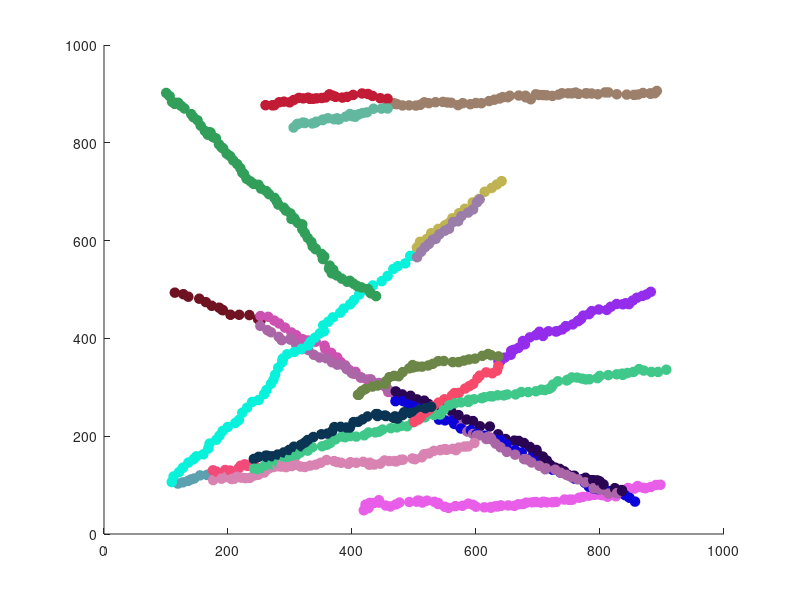
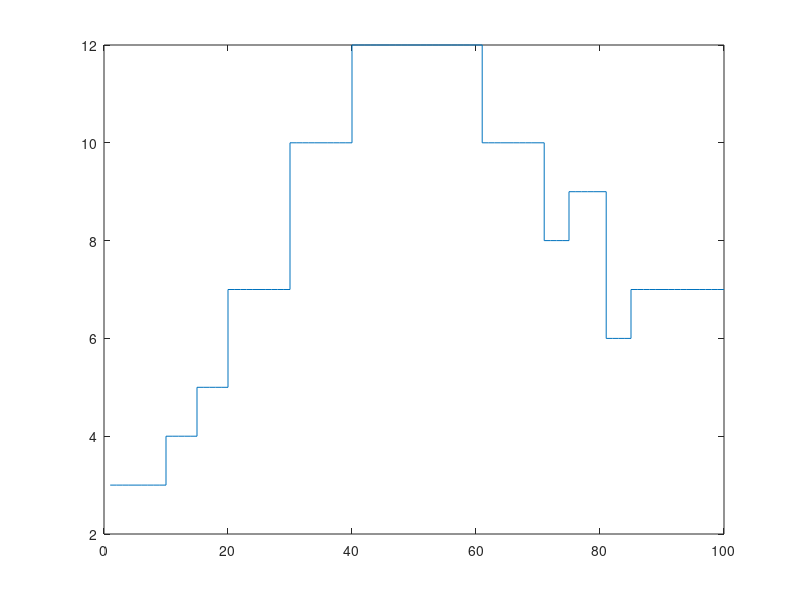

Source code (MATLAB) for these figures, in order:
% function truth = gen_truth(model)
% this function generate synthetic data for conveyor belt motion model
K = 100 ;
% range_c = [1024 , 768] ; 
range_c = [1 , 1000] ; 
birth_region = [100 900 ; 100 900] ; 
P_on = 0.9 ; 
pSp = 0.03 ; 
init_cells = 5 ;
new_birth_rate = 0.03 ; 
d_s = 10 ; % spawning distance
force_vel_range = [-5 5] ; 
location_std = 3 ; 
spawn_location_std = 0 ; 
vel_std = 5 ; 
pS = 0.95 ; 
overlap_lim = 0 ; 
birth_region_scale = [0.1 , 0.9 ; 0.2 , 0.8] ; 
A = [1 1 ; 0 1] ; 
F = [A , zeros(2) ; zeros(2) , A] ; 
% generate cells for the initial frame
truth.img_size = range_c ; 
truth.X = cell(K,1) ; 
truth.track_list = cell(K,1) ; 
truth.N = zeros(K,1) ; 
truth.spawnNextTimeTrack = cell(K,1) ; 
truth.newSpawn = cell(K,1) ; 
truth.newBirths= cell(K,1) ; 
truth.K = K ; 

% Initial birth
nbirths = 21;
% we assume that daughter cells have same velocity

parent(:,1) = [0;0] ; 
xstart(:,1)  = [ 110; 8; 100; 2.5 ];  
tbirth(1)  = 1; 
tdead(1) = 9 ; 

parent(:,2) = [0;0] ; 
xstart(:,2)  = [ 100; 10; 505; -6 ];  
tbirth(2)  = 1; 
tdead(2)  = 14;

parent(:,3) = [0;0] ; 
xstart(:,3)   = [ 890; -7.5; 495; -4.5 ]; 
tbirth(3)   = 1; 
tdead(3)  = 39;

parent(:,4) = [1;1] ; 
xstart(:,4) = [0 ; 0 ; 0 ; 0] ; % just padding 
tbirth(4) = 10 ; 
tdead(4) =  19   ;

parent(:,5) = [1;2] ; 
xstart(:,5) = [0 ; 0 ; 0 ; 0] ; % just padding 
tbirth(5) = 10 ; 
tdead(5) =  70   ;

parent(:,6) = [2;1] ; 
xstart(:,6) = [0 ; 0 ; 0 ; 0] ; 
tbirth(6) = 15 ; 
tdead(6) =  39 ; 

parent(:,7) = [2;2] ; 
xstart(:,7) = [0 ; 0 ; 0 ; 0] ; 
tbirth(7) = 15 ; 
tdead(7) =  80 ; 

parent(:,8) = [0;0] ; 
xstart(:,8) = [ 893; -8.5; 907; -1 ] ; 
tbirth(8) = 20 ; 
tdead(8) =  74 ; 

parent(:,9) = [4;1] ; 
xstart(:,9) = [0 ; 0 ; 0 ; 0] ; 
tbirth(9) = 20 ; 
tdead(9) =  60 ; 

parent(:,10) = [4;2] ; 
xstart(:,10) = [0 ; 0 ; 0 ; 0] ; 
tbirth(10) = 20 ; 
tdead(10) =  100 ; 

parent(:,11) = [0;0] ; 
xstart(:,11) = [ 908; -8.5; 106; 0 ]; 
tbirth(11) = 30 ; 
tdead(11) =  100 ; 

parent(:,12) = [0;0] ; 
xstart(:,12) = [ 97; 6; 909; -7 ]; 
tbirth(12) = 30 ; 
tdead(12) =  100 ; 

parent(:,13) = [0;0] ; 
xstart(:,13) = [ 100; 8; 100; 8.5]; 
tbirth(13) = 30 ; 
tdead(13) =  84 ; 

parent(:,14) = [3;1] ; 
xstart(:,14) = [0 ; 0 ; 0 ; 0] ; 
tbirth(14) = 40 ; 
tdead(14) =  70 ; 

parent(:,15) = [3;2] ; 
xstart(:,15) = [0 ; 0 ; 0 ; 0] ; 
tbirth(15) = 40 ; 
tdead(15) =  60 ; 

parent(:,16) = [6;1] ; 
xstart(:,16) = [0 ; 0 ; 0 ; 0] ; 
tbirth(16) = 40 ; 
tdead(16) =  80 ; 

parent(:,17) = [6;2] ; 
xstart(:,17) = [0 ; 0 ; 0 ; 0] ; 
tbirth(17) = 40 ; 
tdead(17) =  80 ; 


parent(:,18) = [8;1] ; 
xstart(:,18) = [0 ; 0 ; 0 ; 0] ; 
tbirth(18) = 75 ; 
tdead(18) =  100 ; 

parent(:,19) = [8;2] ; 
xstart(:,19) = [0 ; 0 ; 0 ; 0] ; 
tbirth(19) = 75 ; 
tdead(19) =  100 ; 

parent(:,20) = [13;1] ; 
xstart(:,20) = [0 ; 0 ; 0 ; 0] ; 
tbirth(20) = 85 ; 
tdead(20) =  100 ; 

parent(:,21) = [13;2] ; 
xstart(:,21) = [0 ; 0 ; 0 ; 0] ; 
tbirth(21) = 85 ; 
tdead(21) =  100 ; 




truth.total_tracks = length(tdead); 
for ii = 1 : truth.total_tracks
    targetstate = xstart(:,ii);
    if parent(1,ii) == 0 
        truth.newBirths{tbirth(ii)} = [truth.newBirths{tbirth(ii)} , ii] ; 
        % propagate normally
        for k = tbirth(ii) : min(tdead(ii),truth.K)
            if rand>P_on
                targetstate([1,3]) = targetstate([1,3]) + location_std * randn(2,1) ;
            else      
                targetstate = F*targetstate ; 
                targetstate([1,3]) = targetstate([1,3]) + location_std * randn(2,1) ; 
            end
            truth.X{k} = [truth.X{k} targetstate];
            truth.track_list{k} = [truth.track_list{k} ii];
            truth.N(k) = truth.N(k) + 1 ;
        end
        last_state(:,ii) = targetstate ; 
    else
        truth.spawnNextTimeTrack{tbirth(ii)-1} = [truth.spawnNextTimeTrack{tbirth(ii)-1} parent(1,ii)] ; 
        truth.newSpawn{tbirth(ii)} = [truth.newSpawn{tbirth(ii)} ii] ; 
        
        parent_state = last_state(:,parent(1,ii)) ; 
        delta = rad2deg(atan2(parent_state(4),parent_state(3)))+90 ; 
        dx = d_s * cosd(delta) ; 
        dy = d_s * sind(delta) ; 
        targetstate = parent_state ; 
        if parent(2,ii) == 1
            targetstate = targetstate + [dx; 0 ; dy; 0] ; 
        elseif parent(2,ii) == 2
            targetstate = targetstate - [dx; 0 ; dy; 0] ; 
        end
        k = tbirth(ii) ; 
        truth.X{k} = [truth.X{k} targetstate];
        truth.track_list{k} = [truth.track_list{k} ii];
        truth.N(k) = truth.N(k) + 1 ;
        for k = tbirth(ii)+1 : min(tdead(ii),truth.K)
            
            if rand>P_on
                targetstate([1,3]) = targetstate([1,3]) + location_std * randn(2,1) ; 
            else
                targetstate = F*targetstate ; 
                targetstate([1,3]) = targetstate([1,3]) + location_std * randn(2,1) ; 
            end
            truth.X{k} = [truth.X{k} targetstate];
            truth.track_list{k} = [truth.track_list{k} ii];
            truth.N(k) = truth.N(k) + 1 ;
        end
        last_state(:,ii) = targetstate ; 
    end
end

% plot the true plot
figure ; hold on ; 
colord = rand(truth.total_tracks,3) ; 
for k = 1 : truth.K
    for t = 1 : length(truth.track_list{k})
        id = truth.track_list{k}(t) ; 
        scatter(truth.X{k}(1,t),  truth.X{k}(3,t), 50, 'MarkerFaceColor', colord(id, :), ...
            'MarkerEdgeColor', colord(id, :)) ; 
    end
end
figure
stairs(1:truth.K,truth.N)
                           
